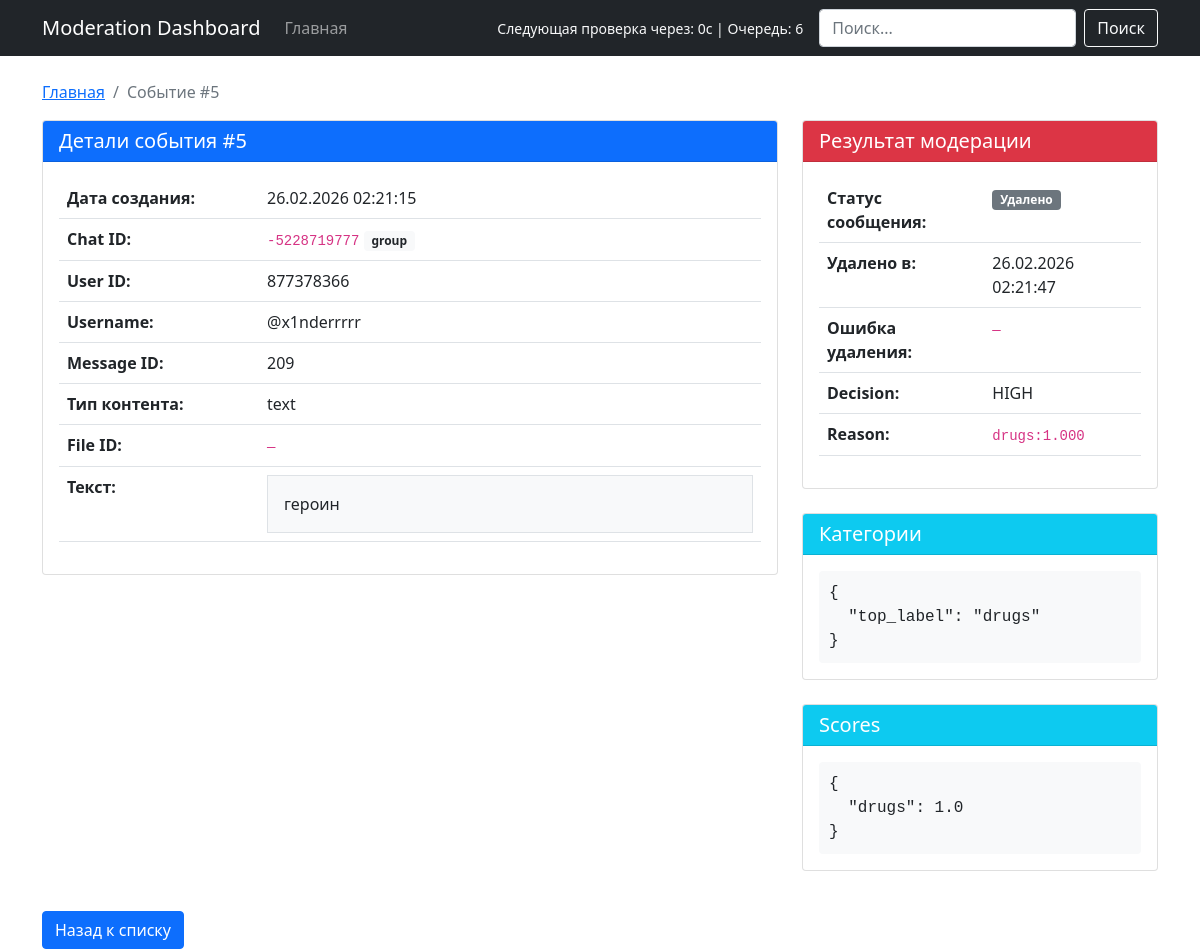
The app's page /event/5 with its own data.
### tables this page shows
CREATE TABLE moderation_events (
            id INTEGER PRIMARY KEY AUTOINCREMENT,
            created_at TEXT NOT NULL,
            chat_id INTEGER NOT NULL,
            user_id INTEGER,
            username TEXT,
            message_id INTEGER,
            content_type TEXT NOT NULL,
            text_excerpt TEXT,
            file_id TEXT,
            flagged INTEGER NOT NULL,
            decision TEXT NOT NULL,
            reason TEXT,
            categories_json TEXT,
            scores_json TEXT,
            reviewer_id INTEGER,
            review_label TEXT,
            review_at TEXT
        , message_status TEXT, deleted_at TEXT, delete_error TEXT);

### web/app.py (the view)
@app.route("/event/<int:event_id>")
def event_detail(event_id: int):
    conn = get_db_connection()
    event = conn.execute("SELECT * FROM moderation_events WHERE id = ?", (event_id,)).fetchone()
    conn.close()
    if event is None:
        return "Событие не найдено", 404
    return render_template("event_detail.html", event=enrich_event(event))

### web/app.py (called while the page is built)
def get_db_connection() -> sqlite3.Connection:
    conn = sqlite3.connect(DB_PATH)
    conn.row_factory = sqlite3.Row
    return conn

def parse_date(date_str: str | None) -> str | None:
    if not date_str:
        return None
    try:
        dt = datetime.fromisoformat(date_str.replace("Z", "+00:00"))
        return dt.strftime("%d.%m.%Y %H:%M:%S")
    except Exception:
        return date_str

def get_risk_color(risk_level: str | None) -> str:
    level = (risk_level or "low").lower()
    if level == "high":
        return "danger"
    if level == "med":
        return "warning"
    return "success"

def chat_kind(chat_id: int | None) -> str:
    if chat_id is None:
        return "unknown"
    if chat_id > 0:
        return "private"
    cid = str(chat_id)
    if cid.startswith("-100"):
        return "channel/supergroup"
    return "group"

def telegram_message_link(chat_id: int | None, message_id: int | None) -> str | None:
    if chat_id is None or message_id is None:
        return None
    cid = str(chat_id)
    if cid.startswith("-100"):
        internal_id = cid[4:]
        return f"https://t.me/c/{internal_id}/{message_id}"
    return None

@app.context_processor
def inject_global_status() -> Dict[str, Any]:
    return {"bot_status": get_bot_status()}

### web/templates/event_detail.html (shortened to what this page needs)
{% extends "base.html" %}
{% block content %}
<nav aria-label="breadcrumb">
    <ol class="breadcrumb">
        <li class="breadcrumb-item"><a href="/">Главная</a></li>
        <li class="breadcrumb-item active">Событие #{{ event.id }}</li>
    </ol>
</nav>
<div class="row">
    <div class="col-md-8">
        <div class="card mb-4">
            <div class="card-header bg-primary text-white">
                <h5 class="mb-0">Детали события #{{ event.id }}</h5>
            </div>
            <div class="card-body">
                <table class="table">
                    <tr>
                        <th style="width: 200px;">Дата создания:</th>
                        <td>{{ event.created_at_formatted }}</td>
                    </tr>
                    <tr>
                        <th>Chat ID:</th>
                        <td>
                            <code>{{ event.chat_id }}</code>
                            <span class="badge bg-light text-dark">{{ event.chat_kind }}</span>
                        </td>
                    </tr>
                    <tr>
                        <th>User ID:</th>
                        <td>{{ event.user_id or '—' }}</td>
                    </tr>
                    <tr>
                        <th>Username:</th>
                        <td>{% if event.username %}@{{ event.username }}{% else %}—{% endif %}</td>
                    </tr>
                    <tr>
                        <th>Message ID:</th>
                        <td>{{ event.message_id or '—' }}</td>
                    </tr>
                    <tr>
                        <th>Тип контента:</th>
                        <td>{{ event.content_type }}</td>
                    </tr>
                    <tr>
                        <th>File ID:</th>
                        <td><code>{{ event.file_id or '—' }}</code></td>
                    </tr>
                    <tr>
                        <th>Текст:</th>
                        <td>
                            <div class="border p-3 bg-light">
                                {{ event.text_excerpt or '—' }}
                            </div>
                        </td>
                    </tr>
                </table>
            </div>
        </div>
    </div>
    <div class="col-md-4">
        <div class="card mb-4">
            <div class="card-header bg-{{ event.risk_color }} text-white">
                <h5 class="mb-0">Результат модерации</h5>
            </div>
            <div class="card-body">
                <table class="table">
                    <tr>
                        <th>Статус сообщения:</th>
                        <td>
                            {% if event.message_status == 'deleted' %}
                                <span class="badge bg-secondary">Удалено</span>
                            {% elif event.message_status == 'delete_failed' %}
                                <span class="badge bg-danger">Ошибка удаления</span>
                            {% elif event.message_status == 'present' %}
                                <span class="badge bg-success">В чате</span>
                            {% else %}
                                <span class="badge bg-warning text-dark">Неизвестно</span>
                            {% endif %}
                        </td>
                    </tr>
                    <tr>
                        <th>Удалено в:</th>
                        <td>{{ event.deleted_at_formatted or '—' }}</td>
                    </tr>
                    <tr>
                        <th>Ошибка удаления:</th>
                        <td><code>{{ event.delete_error or '—' }}</code></td>
                    </tr>
                    <tr>
                        <th>Decision:</th>
                        <td><span class="risk-{{ event.risk_color }}">{{ event.decision|upper }}</span></td>
                    </tr>
                    <tr>
                        <th>Reason:</th>
                        <td><code>{{ event.reason or '—' }}</code></td>
                    </tr>
                </table>
            </div>
        </div>
        <div class="card mb-4">
            <div class="card-header bg-info text-white">
                <h5 class="mb-0">Категории</h5>
            </div>
            <div class="card-body">
                {% if event.categories %}
                    <div class="json-view">{{ event.categories|tojson(indent=2) }}</div>
                {% else %}
                    <p class="text-muted">Нет данных</p>
                {% endif %}
            </div>
        </div>
        <div class="card mb-4">
            <div class="card-header bg-info text-white">
                <h5 class="mb-0">Scores</h5>
            </div>
            <div class="card-body">
                {% if event.scores %}
                    <div class="json-view">{{ event.scores|tojson(indent=2) }}</div>
                {% else %}
                    <p class="text-muted">Нет данных</p>
                {% endif %}
            </div>
        </div>
    </div>
</div>
<div class="mt-3">
    <a href="/" class="btn btn-primary">Назад к списку</a>
</div>
{% endblock %}

### web/templates/base.html (style rules this page uses)
.json-view { background-color: #f8f9fa; padding: 10px; border-radius: 4px; font-family: monospace; white-space: pre-wrap; }

### records on screen
moderation_events: id "5", chat_id "-5228719777", user "877378366", username "x1nderrrrr", message "209", content_type "text", text_excerpt "героин", decision "HIGH", reason "drugs:1.000"

### other values on screen
{{ bot_status.queue_size }} "6"
{{ event.created_at_formatted }} "26.02.2026 02:21:15"
{{ event.chat_kind }} "group"
{{ event.file_id or '—' }} "—"
{{ event.deleted_at_formatted or '—' }} "26.02.2026 02:21:47"
{{ event.delete_error or '—' }} "—"
{{ event.categories|tojson(indent=2) }} "{ \"top_label\": \"drugs\" }"
{{ event.scores|tojson(indent=2) }} "{ \"drugs\": 1.0 }"
